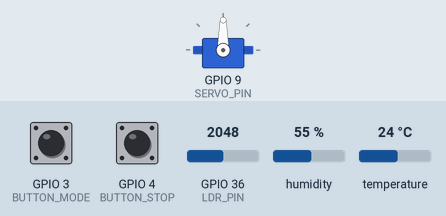
Recording of a sketch running on a simulated ESP32. On the bench: servo. Inputs (shaded band) come from the test bench; at power-on: GPIO 4 (BUTTON_STOP) HIGH, GPIO 3 (BUTTON_MODE) HIGH, GPIO 36 (LDR_PIN) = 2048, humidity 55 %, temperature 24 °C. What the sketch prints to the serial monitor is not drawn.

Above: at 1.2 s.
1.3 s: GPIO 4 (BUTTON_STOP) pulled LOW for 0.25 s
At 2.5 s:
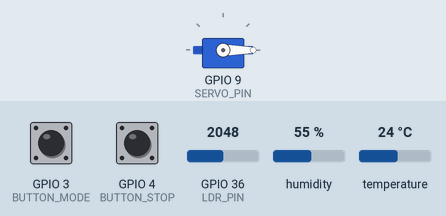
3.0 s: GPIO 3 (BUTTON_MODE) pulled LOW for 0.25 s
At 3.9 s:
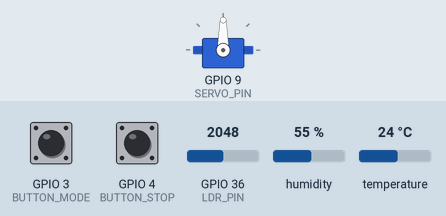
5.0 s: GPIO 4 (BUTTON_STOP) pulled LOW for 1 s
At 6.5 s:
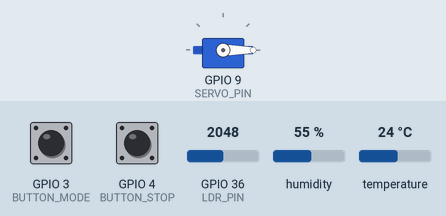
7.5 s: GPIO 3 (BUTTON_MODE) pulled LOW for 1 s
At 8.5 s:
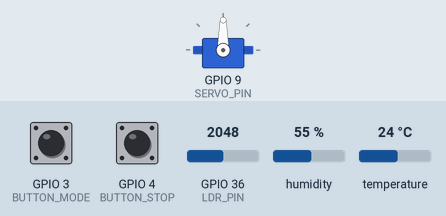
Timing chart, 0 to 10.5 s (numbered marks = the images above; inputs shaded):
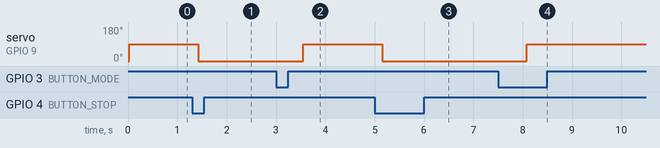

The sketch:

Projeto_Av3_3.ino
```cpp
/*
  Projeto: Sistema de Controle com Pausa via Interrupção Externa

  Descrição:
    Este projeto utiliza um LDR, um sensor DHT11, um servo SG90 e dois botões.
    O botão MODE alterna entre três modos de operação:
        0 = Desligado
        1 = Automático (controle baseado na luminosidade)
        2 = Manual (posição fixa do servo)

    O botão STOP aciona uma interrupção externa que coloca o sistema em modo PAUSADO.
    Nesse estado:
        - Todas as leituras (LDR e DHT11) são interrompidas
        - O servo permanece em posição fixa
        - O sistema aguarda até que o botão MODE seja pressionado novamente

    Após sair da pausa, o sistema volta a operar normalmente no modo selecionado.
*/


#include <DHT.h>
#include <Servo.h>

#define LDR_PIN A0
#define DHTPIN 5
#define DHTTYPE DHT11

#define BUTTON_MODE 3
#define BUTTON_STOP 4        // interrupção externa

#define SERVO_PIN 9

DHT dht(DHTPIN, DHTTYPE);
Servo servo;

volatile bool pausado = false;

int mode = 1;
bool lastButtonState = HIGH;
unsigned long lastDebounce = 0;
const int debounceDelay = 80;

// ---------- INTERRUPÇÃO EXTERNA ----------
void IRAM_ATTR pausarSistema() {
  pausado = true;
}

void setup() {
  Serial.begin(115200);

  pinMode(LDR_PIN, INPUT);
  pinMode(BUTTON_MODE, INPUT_PULLUP);
  pinMode(BUTTON_STOP, INPUT_PULLUP);

  servo.attach(SERVO_PIN);
  dht.begin();

  // Interrupção no botão STOP
  attachInterrupt(digitalPinToInterrupt(BUTTON_STOP), pausarSistema, FALLING);

  servo.write(0); // posição inicial
}

void loop() {

  // -------------------- SE PAUSADO --------------------
  if (pausado) {
    Serial.println("⚠ SISTEMA PAUSADO – leituras e controle desativados.");

    // servo parado em posição fixa
    servo.write(0);

    // só sai da pausa quando o usuário apertar o botão MODE
    bool reading = digitalRead(BUTTON_MODE);

    if (reading == LOW) {
      pausado = false;    // volta ao normal
      delay(300);
      Serial.println("▶ Sistema retomado!");
    }

    delay(200);
    return; // sai do loop aqui
  }

  // -------------------- BOTÃO DE MODO (DEBOUNCE) --------------------
  bool reading = digitalRead(BUTTON_MODE);

  if (reading != lastButtonState) {
    lastDebounce = millis();
  }

  if ((millis() - lastDebounce) > debounceDelay) {
    if (reading == LOW && lastButtonState == HIGH) {
      mode++;
      if (mode > 2) mode = 0;

      Serial.print("Modo alterado para: ");
      Serial.println(mode);
    }
  }

  lastButtonState = reading;

  // -------------------- LEITURAS --------------------
  int luz = analogRead(LDR_PIN);
  float h = dht.readHumidity();
  float t = dht.readTemperature();

  Serial.print("Luz: "); Serial.print(luz);
  Serial.print(" | Temp: "); Serial.print(t);
  Serial.print(" | Umid: "); Serial.print(h);
  Serial.print(" | Modo: "); Serial.println(mode);

  // -------------------- LÓGICA DOS MODOS --------------------
  if (mode == 0) {
    servo.write(0);
  }

  else if (mode == 1) {  // AUTOMÁTICO
    if (luz > 500) servo.write(90);
    else servo.write(0);
  }

  else if (mode == 2) {  // MANUAL
    servo.write(45);
  }

  delay(200);
}
```

Measured:
- after the input at 1.3 s, servo on GPIO 9 (SERVO_PIN): 90° → 0° after 0.13 s
- after the input at 3.0 s, servo on GPIO 9 (SERVO_PIN): 0° → 90° after 0.55 s
- after the input at 5.0 s, servo on GPIO 9 (SERVO_PIN): 90° → 0° after 0.16 s
- after the input at 7.5 s, servo on GPIO 9 (SERVO_PIN): 0° → 90° after 0.59 s
